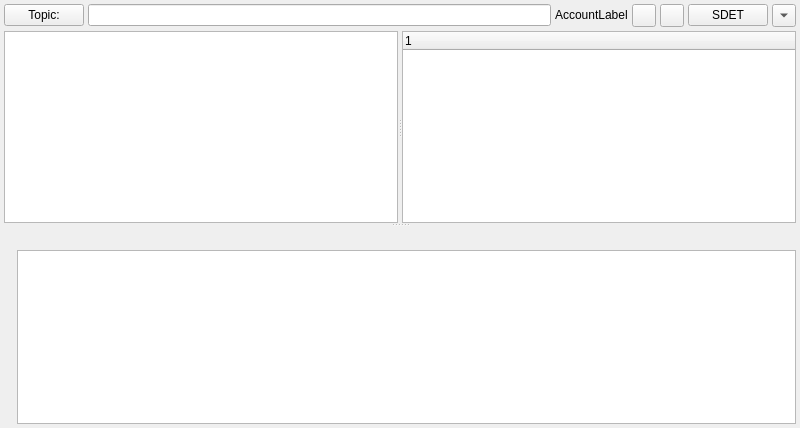
<?xml version="1.0" encoding="UTF-8"?>
<ui version="4.0">
 <class>GroupChatDlg</class>
 <widget class="QWidget" name="GroupChatDlg">
  <property name="geometry">
   <rect>
    <x>0</x>
    <y>0</y>
    <width>800</width>
    <height>428</height>
   </rect>
  </property>
  <property name="windowTitle">
   <string/>
  </property>
  <layout class="QVBoxLayout">
   <property name="spacing">
    <number>6</number>
   </property>
   <property name="margin">
    <number>4</number>
   </property>
   <item>
    <widget class="ChatSplitter" name="vsplitter">
     <property name="orientation">
      <enum>Qt::Vertical</enum>
     </property>
     <widget class="QFrame" name="topFrame">
      <property name="sizePolicy">
       <sizepolicy hsizetype="Preferred" vsizetype="MinimumExpanding">
        <horstretch>0</horstretch>
        <verstretch>0</verstretch>
       </sizepolicy>
      </property>
      <property name="frameShape">
       <enum>QFrame::NoFrame</enum>
      </property>
      <property name="frameShadow">
       <enum>QFrame::Plain</enum>
      </property>
      <layout class="QVBoxLayout">
       <property name="spacing">
        <number>4</number>
       </property>
       <property name="margin">
        <number>0</number>
       </property>
       <item>
        <widget class="QWidget" name="widget" native="true">
         <property name="sizePolicy">
          <sizepolicy hsizetype="Preferred" vsizetype="Fixed">
           <horstretch>0</horstretch>
           <verstretch>0</verstretch>
          </sizepolicy>
         </property>
         <layout class="QHBoxLayout">
          <property name="spacing">
           <number>4</number>
          </property>
          <property name="margin">
           <number>0</number>
          </property>
          <item>
           <widget class="QPushButton" name="pb_topic">
            <property name="text">
             <string>Topic:</string>
            </property>
           </widget>
          </item>
          <item>
           <widget class="QLineEdit" name="le_topic">
            <property name="readOnly">
             <bool>true</bool>
            </property>
           </widget>
          </item>
          <item>
           <widget class="AccountLabel" name="lb_ident">
            <property name="sizePolicy">
             <sizepolicy hsizetype="Minimum" vsizetype="Fixed">
              <horstretch>0</horstretch>
              <verstretch>0</verstretch>
             </sizepolicy>
            </property>
            <property name="text">
             <string>AccountLabel</string>
            </property>
           </widget>
          </item>
          <item>
           <widget class="QToolButton" name="tb_find">
            <property name="toolTip">
             <string>Select icon</string>
            </property>
            <property name="text">
             <string/>
            </property>
            <property name="iconSize">
             <size>
              <width>16</width>
              <height>16</height>
             </size>
            </property>
            <property name="popupMode">
             <enum>QToolButton::InstantPopup</enum>
            </property>
           </widget>
          </item>
          <item>
           <widget class="QToolButton" name="tb_emoticons">
            <property name="toolTip">
             <string>Select icon</string>
            </property>
            <property name="text">
             <string/>
            </property>
            <property name="iconSize">
             <size>
              <width>16</width>
              <height>16</height>
             </size>
            </property>
            <property name="popupMode">
             <enum>QToolButton::InstantPopup</enum>
            </property>
           </widget>
          </item>
          <item>
           <widget class="QPushButton" name="doceditButton">
            <property name="text">
             <string>SDET</string>
            </property>
           </widget>
          </item>
          <item>
           <widget class="QToolButton" name="tb_actions">
            <property name="toolTip">
             <string>Actions</string>
            </property>
            <property name="text">
             <string/>
            </property>
            <property name="iconSize">
             <size>
              <width>16</width>
              <height>16</height>
             </size>
            </property>
            <property name="popupMode">
             <enum>QToolButton::InstantPopup</enum>
            </property>
            <property name="arrowType">
             <enum>Qt::DownArrow</enum>
            </property>
           </widget>
          </item>
         </layout>
        </widget>
       </item>
       <item>
        <widget class="QSplitter" name="hsplitter">
         <property name="sizePolicy">
          <sizepolicy hsizetype="Expanding" vsizetype="Preferred">
           <horstretch>0</horstretch>
           <verstretch>1</verstretch>
          </sizepolicy>
         </property>
         <property name="orientation">
          <enum>Qt::Horizontal</enum>
         </property>
         <widget class="ChatView" name="log">
          <property name="sizePolicy">
           <sizepolicy hsizetype="Expanding" vsizetype="MinimumExpanding">
            <horstretch>0</horstretch>
            <verstretch>0</verstretch>
           </sizepolicy>
          </property>
          <property name="focusPolicy">
           <enum>Qt::NoFocus</enum>
          </property>
          <property name="readOnly">
           <bool>true</bool>
          </property>
         </widget>
         <widget class="GCUserView" name="lv_users">
          <property name="minimumSize">
           <size>
            <width>20</width>
            <height>0</height>
           </size>
          </property>
          <property name="horizontalScrollBarPolicy">
           <enum>Qt::ScrollBarAlwaysOff</enum>
          </property>
          <column>
           <property name="text">
            <string notr="true">1</string>
           </property>
          </column>
         </widget>
        </widget>
       </item>
      </layout>
     </widget>
     <widget class="QFrame" name="bottomFrame">
      <property name="sizePolicy">
       <sizepolicy hsizetype="Preferred" vsizetype="Maximum">
        <horstretch>0</horstretch>
        <verstretch>0</verstretch>
       </sizepolicy>
      </property>
      <property name="frameShape">
       <enum>QFrame::NoFrame</enum>
      </property>
      <property name="frameShadow">
       <enum>QFrame::Plain</enum>
      </property>
      <layout class="QVBoxLayout">
       <property name="spacing">
        <number>6</number>
       </property>
       <property name="margin">
        <number>0</number>
       </property>
       <item>
        <widget class="QToolBar" name="toolbar">
         <property name="sizePolicy">
          <sizepolicy hsizetype="Preferred" vsizetype="Maximum">
           <horstretch>0</horstretch>
           <verstretch>0</verstretch>
          </sizepolicy>
         </property>
         <property name="orientation">
          <enum>Qt::Horizontal</enum>
         </property>
        </widget>
       </item>
       <item>
        <layout class="QHBoxLayout">
         <property name="spacing">
          <number>6</number>
         </property>
         <property name="margin">
          <number>0</number>
         </property>
         <item>
          <widget class="QLabel" name="mini_prompt">
           <property name="font">
            <font>
             <weight>75</weight>
             <bold>true</bold>
            </font>
           </property>
          </widget>
         </item>
         <item>
          <widget class="ChatEditProxy" name="mle">
           <property name="sizePolicy">
            <sizepolicy hsizetype="Expanding" vsizetype="Preferred">
             <horstretch>0</horstretch>
             <verstretch>0</verstretch>
            </sizepolicy>
           </property>
          </widget>
         </item>
        </layout>
       </item>
      </layout>
     </widget>
    </widget>
   </item>
  </layout>
 </widget>
 <customwidgets>
  <customwidget>
   <class>AccountLabel</class>
   <extends>QLabel</extends>
   <header>accountlabel.h</header>
  </customwidget>
  <customwidget>
   <class>GCUserView</class>
   <extends>QTreeWidget</extends>
   <header>gcuserview.h</header>
  </customwidget>
  <customwidget>
   <class>ChatSplitter</class>
   <extends>QSplitter</extends>
   <header>chatsplitter.h</header>
   <container>1</container>
  </customwidget>
  <customwidget>
   <class>ChatView</class>
   <extends>QTextEdit</extends>
   <header>msgmle.h</header>
  </customwidget>
  <customwidget>
   <class>ChatEditProxy</class>
   <extends>QTextEdit</extends>
   <header>chateditproxy.h</header>
  </customwidget>
 </customwidgets>
 <resources/>
 <connections/>
</ui>
